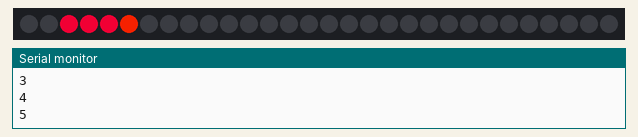
Simulated run of this sketch. Board: Arduino Uno, built with avr-gcc and run on an emulated ATmega328P. Parts: 30 RGB LEDs in strip order, left to right, the last lines printed to the serial monitor.

Above: at 0.2 s.
At 1.41 s:
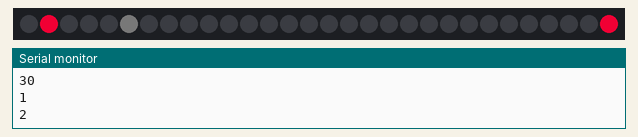
At 2.61 s:
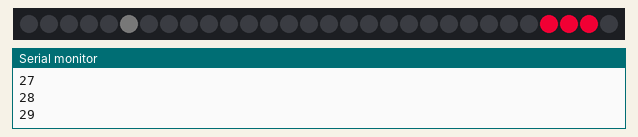
At 5.02 s:
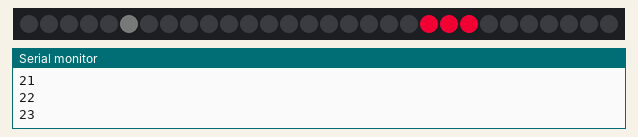
At 7.44 s:
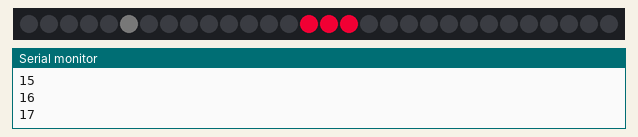
At 9.85 s:
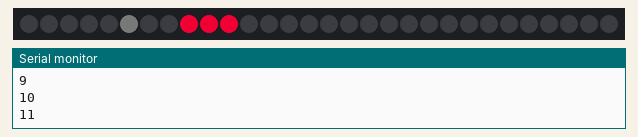

The sketch:

Beatdetect_B1.ino
```cpp
#include <Adafruit_NeoPixel.h>
#define PIN 6
#define CNT_LIGHTS 30

Adafruit_NeoPixel strip = Adafruit_NeoPixel(CNT_LIGHTS, PIN, NEO_GRB + NEO_KHZ800);
//fixed settings
int analogPinL = 1; // read from multiplexer using analog input 0
int analogPinR = 0; // read from multiplexer using analog input 0
int strobePin = 12; // strobe is attached to digital pin 2
int resetPin = 13; // reset is attached to digital pin 3
int led1p = 1;
int led1w = 4;
int led1c[3] = {255, 255, 0};
int led2p = 10;
void setup() {
  Serial.begin(9600); // print to serial monitor
  strip.begin();
  strip.show();
  pinMode(analogPinL, INPUT);
  pinMode(analogPinR, INPUT);
  pinMode(strobePin, OUTPUT);
  pinMode(resetPin, OUTPUT);
  digitalWrite(resetPin, LOW);
  digitalWrite(strobePin, HIGH);
}

void loop() {
    blinkled(-1); //move led forward one
    delay(400);
}


void blinkled(int o){
  int u;//led1
  for (int i = led1p; i <= led1p + led1w; i++ ){
    int u = i;
    if (i < 0)
      u = CNT_LIGHTS - i;
    else if (i > CNT_LIGHTS)
      u = i - CNT_LIGHTS;
    if (i == led1p)
      strip.setPixelColor(u , 0, 0, 0);
    else if (i == led1p + led1w)
      strip.setPixelColor(u , 0, 0, 0);
    else
      strip.setPixelColor(u , Wheel(100));
    Serial.println(u);
    if (u <=10 && u >=5){
      strip.setPixelColor(5 , Wheel(50+(u*5)));
    } else {
     strip.setPixelColor(5 , 2,2,2);
    }
  }
    strip.show();

  if (led1p < 1){
    led1p = CNT_LIGHTS -1;
  }
  else if (led1p > CNT_LIGHTS){
    led1p = 1;
  }else {
    led1p = led1p + o;
  }

}

uint32_t Wheel(byte WheelPos) {
  if(WheelPos < 85) {
   return strip.Color(WheelPos * 3, 255 - WheelPos * 3, 0);
  } else if(WheelPos < 170) {
   WheelPos -= 85;
   return strip.Color(255 - WheelPos * 3, 0, WheelPos * 3);
  } else {
   WheelPos -= 170;
   return strip.Color(0, WheelPos * 3, 255 - WheelPos * 3);
  }
}
```

Measured:
- by itself, everything shown: repeats every 12.1 s, in 30 steps
